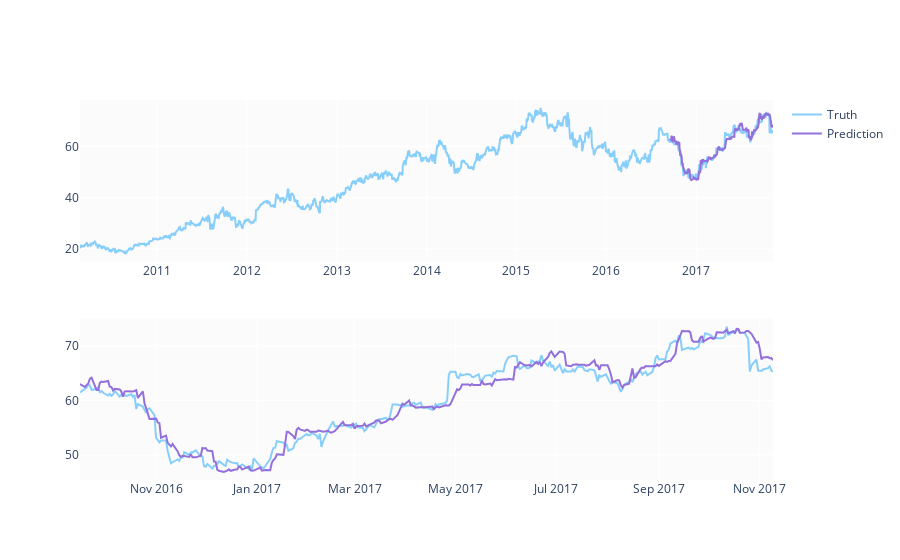

Notebook source saved alongside this figure:
### Code cell
predicted_prices = df.loc[test_split_idx+1:].copy()
predicted_prices['Close'] = y_pred
fig = make_subplots(rows=2, cols=1)
fig.add_trace(go.Scatter(x=df.Date, y=df.Close,
                         name='Truth',
                         marker_color='LightSkyBlue'), row=1, col=1)
fig.add_trace(go.Scatter(x=predicted_prices.Date,
                         y=predicted_prices.Close,
                         name='Prediction',
                         marker_color='MediumPurple'), row=1, col=1)
fig.add_trace(go.Scatter(x=predicted_prices.Date,
                         y=y_test,
                         name='Truth',
                         marker_color='LightSkyBlue',
                         showlegend=False), row=2, col=1)
fig.add_trace(go.Scatter(x=predicted_prices.Date,
                         y=y_pred,
                         name='Prediction',
                         marker_color='MediumPurple',
                         showlegend=False), row=2, col=1)
fig.show()

### Figure 1 — Plotly figure (JSON) as saved in the notebook; plotly's stock layout.template omitted (floating-point values rounded to 4 significant figures; data arrays with more than 128 entries replaced by an {"elided": "..."} marker saying what was removed)
{"data": [{"marker": {"color": "LightSkyBlue"}, "name": "Truth", "type": "scatter", "x": {"elided": "1945 str values"}, "xaxis": "x", "y": {"elided": "1945 float values"}, "yaxis": "y"}, {"marker": {"color": "MediumPurple"}, "name": "Prediction", "type": "scatter", "x": {"elided": "291 str values"}, "xaxis": "x", "y": {"elided": "291 float values"}, "yaxis": "y"}, {"marker": {"color": "LightSkyBlue"}, "name": "Truth", "showlegend": false, "type": "scatter", "x": {"elided": "291 str values"}, "xaxis": "x2", "y": {"elided": "291 float values"}, "yaxis": "y2"}, {"marker": {"color": "MediumPurple"}, "name": "Prediction", "showlegend": false, "type": "scatter", "x": {"elided": "291 str values"}, "xaxis": "x2", "y": {"elided": "291 float values"}, "yaxis": "y2"}], "layout": {"xaxis": {"anchor": "y", "domain": [0, 1]}, "xaxis2": {"anchor": "y2", "domain": [0, 1]}, "yaxis": {"anchor": "x", "domain": [0.575, 1]}, "yaxis2": {"anchor": "x2", "domain": [0, 0.425]}}}
